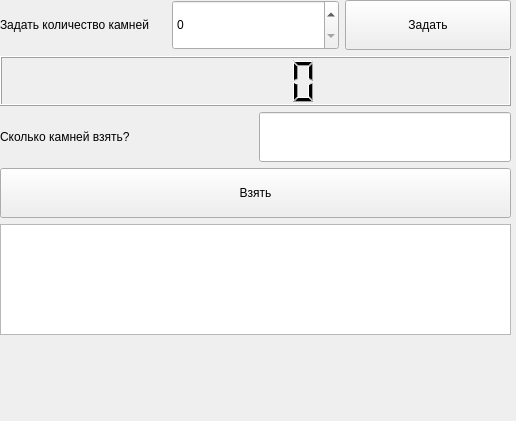
<?xml version="1.0" encoding="UTF-8"?>
<ui version="4.0">
 <class>MainWindow</class>
 <widget class="QMainWindow" name="MainWindow">
  <property name="geometry">
   <rect>
    <x>0</x>
    <y>0</y>
    <width>516</width>
    <height>421</height>
   </rect>
  </property>
  <property name="sizePolicy">
   <sizepolicy hsizetype="Expanding" vsizetype="Expanding">
    <horstretch>0</horstretch>
    <verstretch>0</verstretch>
   </sizepolicy>
  </property>
  <property name="windowTitle">
   <string>Псевдоним. Возвращение</string>
  </property>
  <widget class="QWidget" name="centralwidget">
   <property name="sizePolicy">
    <sizepolicy hsizetype="Expanding" vsizetype="Expanding">
     <horstretch>0</horstretch>
     <verstretch>0</verstretch>
    </sizepolicy>
   </property>
   <widget class="QWidget" name="gridLayoutWidget_3">
    <property name="geometry">
     <rect>
      <x>0</x>
      <y>0</y>
      <width>511</width>
      <height>391</height>
     </rect>
    </property>
    <layout class="QGridLayout" name="gridLayout_3">
     <item row="0" column="0">
      <layout class="QGridLayout" name="gridLayout">
       <item row="0" column="0">
        <widget class="QLabel" name="label">
         <property name="sizePolicy">
          <sizepolicy hsizetype="Expanding" vsizetype="Expanding">
           <horstretch>0</horstretch>
           <verstretch>0</verstretch>
          </sizepolicy>
         </property>
         <property name="text">
          <string>Задать количество камней</string>
         </property>
        </widget>
       </item>
       <item row="0" column="1">
        <widget class="QSpinBox" name="stones">
         <property name="sizePolicy">
          <sizepolicy hsizetype="Expanding" vsizetype="Expanding">
           <horstretch>0</horstretch>
           <verstretch>0</verstretch>
          </sizepolicy>
         </property>
         <property name="minimumSize">
          <size>
           <width>0</width>
           <height>50</height>
          </size>
         </property>
        </widget>
       </item>
       <item row="0" column="2">
        <widget class="QPushButton" name="startButton">
         <property name="sizePolicy">
          <sizepolicy hsizetype="Expanding" vsizetype="Expanding">
           <horstretch>0</horstretch>
           <verstretch>0</verstretch>
          </sizepolicy>
         </property>
         <property name="text">
          <string>Задать</string>
         </property>
        </widget>
       </item>
       <item row="1" column="0" colspan="3">
        <widget class="QLCDNumber" name="remainLcd">
         <property name="sizePolicy">
          <sizepolicy hsizetype="Expanding" vsizetype="Expanding">
           <horstretch>0</horstretch>
           <verstretch>0</verstretch>
          </sizepolicy>
         </property>
         <property name="minimumSize">
          <size>
           <width>0</width>
           <height>50</height>
          </size>
         </property>
        </widget>
       </item>
      </layout>
     </item>
     <item row="1" column="0">
      <layout class="QGridLayout" name="gridLayout_2">
       <item row="0" column="0">
        <widget class="QLabel" name="label_2">
         <property name="sizePolicy">
          <sizepolicy hsizetype="Expanding" vsizetype="Expanding">
           <horstretch>0</horstretch>
           <verstretch>0</verstretch>
          </sizepolicy>
         </property>
         <property name="minimumSize">
          <size>
           <width>0</width>
           <height>50</height>
          </size>
         </property>
         <property name="text">
          <string>Сколько камней взять?</string>
         </property>
        </widget>
       </item>
       <item row="0" column="1">
        <widget class="QLineEdit" name="takeInput">
         <property name="sizePolicy">
          <sizepolicy hsizetype="Expanding" vsizetype="Expanding">
           <horstretch>0</horstretch>
           <verstretch>0</verstretch>
          </sizepolicy>
         </property>
        </widget>
       </item>
       <item row="2" column="0" colspan="2">
        <widget class="QListWidget" name="listWidget"/>
       </item>
       <item row="1" column="0" colspan="2">
        <widget class="QPushButton" name="takeButton">
         <property name="sizePolicy">
          <sizepolicy hsizetype="Expanding" vsizetype="Expanding">
           <horstretch>0</horstretch>
           <verstretch>0</verstretch>
          </sizepolicy>
         </property>
         <property name="minimumSize">
          <size>
           <width>0</width>
           <height>50</height>
          </size>
         </property>
         <property name="text">
          <string>Взять</string>
         </property>
        </widget>
       </item>
       <item row="3" column="0" colspan="2">
        <widget class="QLabel" name="resultLabel">
         <property name="sizePolicy">
          <sizepolicy hsizetype="Expanding" vsizetype="Expanding">
           <horstretch>0</horstretch>
           <verstretch>0</verstretch>
          </sizepolicy>
         </property>
         <property name="minimumSize">
          <size>
           <width>0</width>
           <height>50</height>
          </size>
         </property>
         <property name="text">
          <string/>
         </property>
         <property name="alignment">
          <set>Qt::AlignCenter</set>
         </property>
        </widget>
       </item>
      </layout>
     </item>
    </layout>
   </widget>
  </widget>
  <widget class="QMenuBar" name="menubar">
   <property name="geometry">
    <rect>
     <x>0</x>
     <y>0</y>
     <width>516</width>
     <height>26</height>
    </rect>
   </property>
  </widget>
 </widget>
 <resources/>
 <connections/>
</ui>
